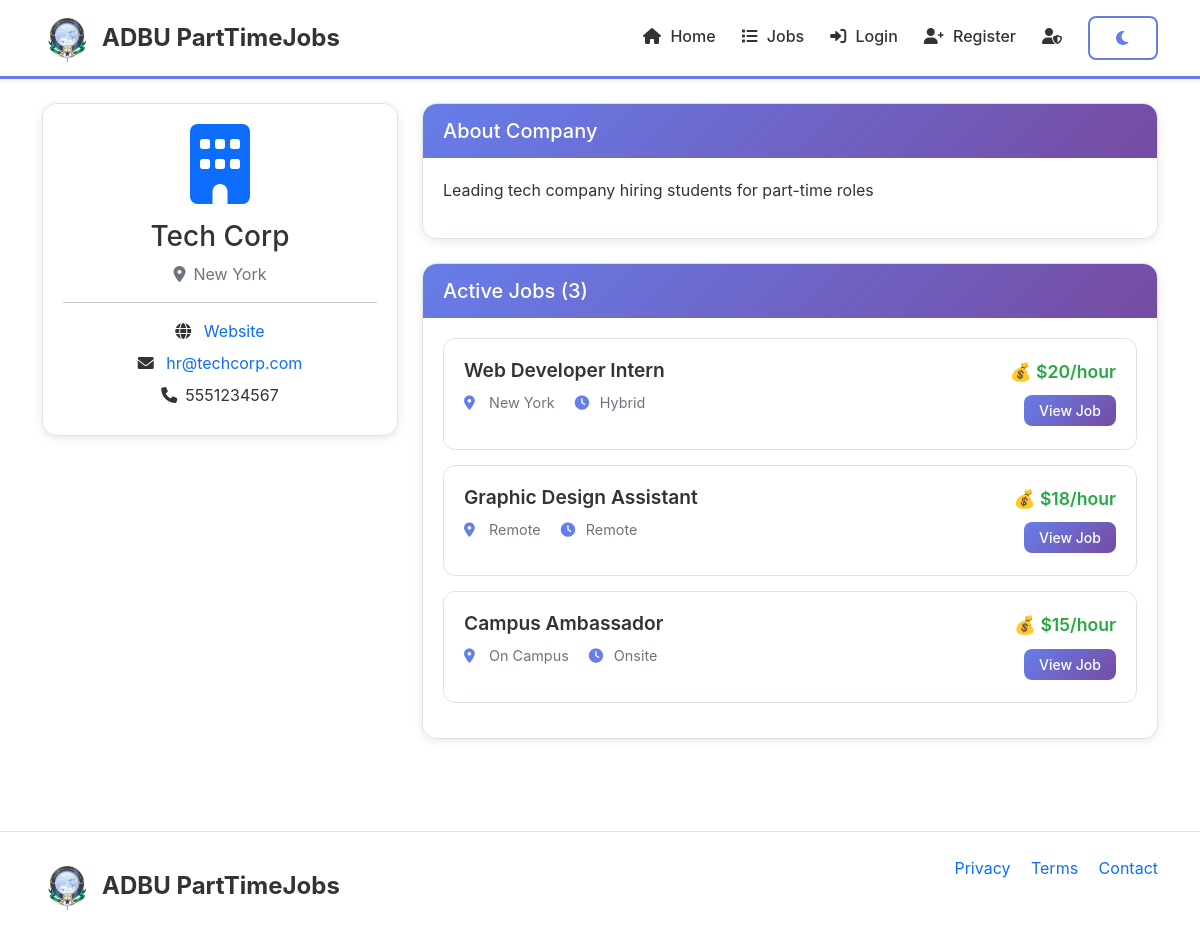
/pages/company-profile.php?id=3, run on the app's committed database.
### tables this page shows
CREATE TABLE employer_profiles (
    id INT AUTO_INCREMENT PRIMARY KEY,
    user_id INT UNIQUE,
    company_name VARCHAR(100),
    company_description TEXT,
    website VARCHAR(255),
    location VARCHAR(100),
    FOREIGN KEY (user_id) REFERENCES users(id) ON DELETE CASCADE
);

CREATE TABLE users (
    id INT AUTO_INCREMENT PRIMARY KEY,
    username VARCHAR(50) UNIQUE NOT NULL,
    email VARCHAR(100) UNIQUE NOT NULL,
    password VARCHAR(255) NOT NULL,
    user_type ENUM('student', 'employer') NOT NULL,
    full_name VARCHAR(100),
    phone VARCHAR(20),
    created_at TIMESTAMP DEFAULT CURRENT_TIMESTAMP
);

CREATE TABLE jobs (
    id INT AUTO_INCREMENT PRIMARY KEY,
    employer_id INT NOT NULL,
    title VARCHAR(200) NOT NULL,
    company VARCHAR(100),
    description TEXT,
    requirements TEXT,
    location VARCHAR(100),
    salary VARCHAR(50),
    job_type ENUM('remote', 'hybrid', 'onsite') DEFAULT 'onsite',
    category VARCHAR(50),
    posted_at TIMESTAMP DEFAULT CURRENT_TIMESTAMP,
    deadline DATE,
    status ENUM('active', 'closed') DEFAULT 'active',
    FOREIGN KEY (employer_id) REFERENCES users(id) ON DELETE CASCADE
);

### pages/company-profile.php (the view, shortened to what this page needs)
<?php
require_once '../includes/header.php';
$company_id = isset($_GET['id']) ? (int)$_GET['id'] : 0;
$stmt = $conn->prepare("SELECT u.*, ep.* FROM users u
                       LEFT JOIN employer_profiles ep ON u.id = ep.user_id
                       WHERE u.id = ? AND u.user_type = 'employer'");
$stmt->execute([$company_id]);
$company = $stmt->fetch();
$stmt = $conn->prepare("SELECT * FROM jobs WHERE employer_id = ? AND status = 'active' ORDER BY posted_at DESC");
$stmt->execute([$company_id]);
$jobs = $stmt->fetchAll();
?>
<div class="container">
    <div class="row">
        <div class="col-md-4">
            <div class="card">
                <div class="card-body text-center">
                    <div class="company-logo mb-3">
                        <i class="fas fa-building fa-5x text-primary"></i>
                    </div>
                    <h3><?php echo htmlspecialchars($company['company_name'] ?? $company['full_name']); ?></h3>
                    <?php if(!empty($company['location'])): ?>
                        <p class="text-muted"><i class="fas fa-map-marker-alt me-2"></i><?php echo htmlspecialchars($company['location']); ?></p>
                    <?php endif; ?>
                    <hr>
                    <?php if(!empty($company['website'])): ?>
                        <p class="mb-2">
                            <i class="fas fa-globe me-2"></i>
                            <a href="<?php echo $company['website']; ?>" target="_blank">Website</a>
                        </p>
                    <?php endif; ?>
                    <p class="mb-2">
                        <i class="fas fa-envelope me-2"></i>
                        <a href="mailto:<?php echo $company['email']; ?>"><?php echo $company['email']; ?></a>
                    </p>
                    <?php if(!empty($company['phone'])): ?>
                        <p class="mb-2">
                            <i class="fas fa-phone me-2"></i><?php echo htmlspecialchars($company['phone']); ?>
                        </p>
                    <?php endif; ?>
                </div>
            </div>
        </div>
        <div class="col-md-8">
            <div class="card mb-4">
                <div class="card-header">
                    <h5 class="mb-0">About Company</h5>
                </div>
                <div class="card-body">
                    <?php if(!empty($company['company_description'])): ?>
                        <p><?php echo nl2br(htmlspecialchars($company['company_description'])); ?></p>
                    <?php else: ?>
                        <p class="text-muted">No description provided.</p>
                    <?php endif; ?>
                </div>
            </div>
            <div class="card">
                <div class="card-header">
                    <h5 class="mb-0">Active Jobs (<?php echo count($jobs); ?>)</h5>
                </div>
                <div class="card-body">
                    <?php if(empty($jobs)): ?>
                        <p class="text-muted">No active jobs at the moment.</p>
                    <?php else: ?>
                        <?php foreach($jobs as $job): ?>
                            <div class="job-card">
                                <div class="row">
                                    <div class="col-md-8">
                                        <h5 class="job-title"><?php echo htmlspecialchars($job['title']); ?></h5>
                                        <div class="job-meta">
                                            <span><i class="fas fa-map-marker-alt"></i> <?php echo htmlspecialchars($job['location']); ?></span>
                                            <span><i class="fas fa-clock"></i> <?php echo ucfirst($job['job_type']); ?></span>
                                        </div>
                                    </div>
                                    <div class="col-md-4 text-md-end">
                                        <p class="salary">💰 <?php echo htmlspecialchars($job['salary']); ?></p>
                                        <a href="job-details.php?id=<?php echo $job['id']; ?>" class="btn btn-primary btn-sm">View Job</a>
                                    </div>
                                </div>
                            </div>
                        <?php endforeach; ?>
                    <?php endif; ?>
                </div>
            </div>
        </div>
    </div>
</div>
<?php require_once '../includes/footer.php'; ?>

### assets/css/style.css (style rules this page uses)
.light-mode { --bg-primary: #ffffff; --bg-secondary: #f8f9fa; --text-primary: #333333; --text-secondary: #6c757d; --card-bg: #ffffff; --border-color: #dee2e6; --input-bg: #ffffff; --input-text: #333333; --navbar-bg: #ffffff; --footer-bg: #f8f9fa; --link-color: #0d6efd; --link-hover: #0b5ed7; --hover-bg: #e9ecef; --shadow: 0 2px 10px rgba(0,0,0,0.1); --primary-gradient: linear-gradient(135deg, #667eea 0%, #764ba2 100%); --success-bg: #d1e7dd; --success-text: #0f5132; --danger-bg: #f8d7da; --danger-text: #842029; --warning-bg: #fff3cd; --warning-text: #856404; --info-bg: #cff4fc; --info-text: #055160; --header-text: #333333; --footer-text: #333333; }
* { margin: 0; padding: 0; box-sizing: border-box; transition: background-color 0.3s ease, color 0.3s ease, border-color 0.3s ease, box-shadow 0.3s ease; }
body { font-family: -apple-system, BlinkMacSystemFont, 'Segoe UI', Roboto, 'Helvetica Neue', Arial, sans-serif; background-color: var(--bg-primary); color: var(--text-primary); min-height: 100vh; display: flex; flex-direction: column; transition: all 0.3s ease; }
.container { flex: 1; }
h1, h2, h3, h4, h5, h6 { color: var(--header-text) !important; }
.text-muted { color: var(--text-secondary) !important; }
.text-primary { color: var(--link-color) !important; }
a { color: var(--link-color); text-decoration: none; transition: color 0.3s ease; }
.card { background-color: var(--card-bg); border: 1px solid var(--border-color); border-radius: 15px; box-shadow: var(--shadow); margin-bottom: 20px; transition: all 0.3s ease; overflow: hidden; }
.card-header { background: var(--primary-gradient); color: white !important; border-bottom: none; padding: 15px 20px; font-weight: 600; }
.card-header h4, .card-header h5, .card-header h3 { color: white !important; margin: 0; }
.card-body { background-color: var(--card-bg); color: var(--text-primary); padding: 20px; }
.btn { padding: 8px 25px; border-radius: 8px; font-weight: 500; transition: all 0.3s ease; border: none; }
.btn-primary { background: var(--primary-gradient); color: white; }
.btn-sm { padding: 5px 15px; font-size: 0.875rem; }
.job-card { background-color: var(--card-bg); border: 1px solid var(--border-color); border-radius: 12px; padding: 20px; margin-bottom: 15px; transition: all 0.3s ease; position: relative; overflow: hidden; cursor: pointer; }
.job-card::before { content: ''; position: absolute; left: 0; top: 0; height: 100%; width: 4px; background: var(--primary-gradient); transform: scaleY(0); transition: transform 0.3s ease; }
.job-title { color: #667eea; font-weight: 600; margin-bottom: 10px; font-size: 1.2rem; }
.job-meta { display: flex; gap: 20px; margin-bottom: 15px; font-size: 0.9rem; flex-wrap: wrap; }
.job-meta span { color: var(--text-secondary); }
.job-meta i { color: #667eea; margin-right: 5px; width: 16px; }
.salary { color: #28a745; font-weight: 600; font-size: 1.1rem; margin-bottom: 10px; }

### includes/header.php (style rules this page uses)
body { visibility: hidden; opacity: 0; transition: opacity 0.2s ease; }
body.theme-ready { visibility: visible; opacity: 1; }

### data on the page
employer_profiles: company_name "Tech Corp", location "New York", user.email "hr@techcorp.com", user.phone "5551234567", company_description "Leading tech company hiring students for part-time roles"
jobs: title "Web Developer Intern", location "New York", job_type "Hybrid", salary "$20/hour"
jobs: title "Graphic Design Assistant", location "Remote", job_type "Remote", salary "$18/hour"
jobs: title "Campus Ambassador", location "On Campus", job_type "Onsite", salary "$15/hour"

### other printed values
count($jobs) "3"
